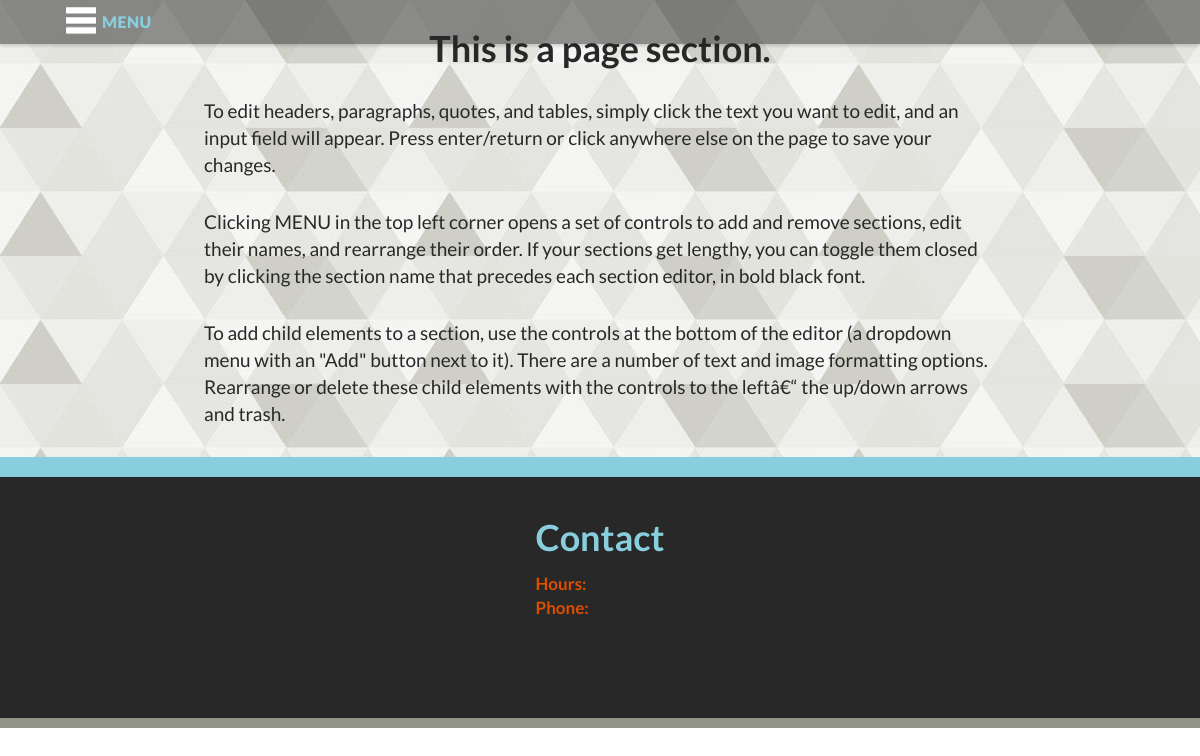
The page / on the database its author committed.
### tables this page shows
CREATE TABLE IF NOT EXISTS `tblBlockElements` (
  `pkBlockElementID` int(11) NOT NULL,
  `fkBlock` int(5) NOT NULL,
  `fkElementType` tinyint(2) NOT NULL,
  `fldPosition` tinyint(3) NOT NULL,
  `fldValue` varchar(5000) DEFAULT 'Value'
);

### global_functions.php (the view, shortened to what this page needs)
<? header("Content-Type: text/html; charset=utf-8");
$mysqli = new mysqli(HOST, USER, PASSWORD, DATABASE);
function retrieveBlockElements($blockElementID,$new){
	global $mysqli,$editingPage,$galleryImageForm,$blueImp;
	$return="";$content="";
$sql=<<<EOT
SELECT pkBlockElementID,fkElementType,fldPosition,fldValue,
fldSelectName,fldHTMLType,fldTypeName,fldContentType
FROM tblBlockElements LEFT JOIN tblBlockElementTypes ON
tblBlockElements.fkElementType=tblBlockElementTypes.pkTypeID
WHERE pkBlockElementID='$blockElementID'
EOT;
	$query=$mysqli->query($sql);
	while($blockElements=mysqli_fetch_array($query)){
		$typeName=$blockElements['fldTypeName'];
		$basicType=$blockElements['fldContentType'];
		$idNumber=$blockElements['pkBlockElementID'];
		$htmlType=$blockElements['fldHTMLType'];
		$type=$blockElements['fkElementType'];
		$HTMLID=$typeName.$idNumber;
		$class=$blockElements['fldSelectName'];
		$value=$blockElements['fldValue'];
		$childCount=0;
	}
	if($basicType<=2){
		$content.=$value;
		$editNode=simpleTextEditor($HTMLID,$basicType,$typeName,$value);
	}
	if(in_array($basicType,array(3,4))){
		$returnImages=retrieveImages($blockElementID,$editingPage,$HTMLID,$type);
		$content.=$returnImages[0];
		$childCount=$returnImages[1];
	}
	if($type==6 && $editingPage!==true){$return.=blueimpPlayer($idNumber);}
	$return.=editOnly(editNodeOpen($idNumber,$class,$basicType));
	if($basicType==6){$return.=$iframe;}
	else{$return.=blockElementHTMLWrap($htmlType,$typeName,$HTMLID,$childCount,$content);}
	if($basicType<=2){$return.=editOnly($editNode);}
	$return.=editOnly(editNodeClose());
	if(($type==6) && ($editingPage!==true)){$return.=blueimpJS($idNumber);}
	return $return;
}
function retrieveBlocks($editBoolean){
	global $mysqli;
	$sql="SELECT pkPageBlockID,fldPageName,fldPageLink,fldNavRank ";
	$sql.="FROM tblPageBlocks ";
	$sql.="ORDER BY fldNavRank ASC";
	$returnBlocks=$mysqli->query($sql);
	while($blocks=mysqli_fetch_array($returnBlocks)){
		$blockID=$blocks['pkPageBlockID'];
		print "\t".'<div class="pageBlock" id="block'.$blocks['pkPageBlockID'].'">'."\n";
			print "\t\t".'<ul class="childElementContainer" id="'.$blocks['fldPageLink'].'">'."\n";
			$sql2="SELECT pkBlockElementID FROM tblBlockElements ";
			$sql2.="WHERE fkBlock='".$blockID."' ";
			$sql2.="ORDER BY fkBlock, fldPosition ASC ";
			$returnBlockElements=$mysqli->query($sql2);
			while($blockElements=mysqli_fetch_array($returnBlockElements)){
				print retrieveBlockElements($blockElements['pkBlockElementID'],false);
			}
			print "\t\t".'</ul>'."\n";
		print "\t".'</div>'."\n\n";
	}
}
function blockElementHTMLWrap($htmlType,$elementTypeName,$elementID,$childCount,$content){
if($childCount<1){$class=$elementTypeName;}
$openTag=<<<EOT
<$htmlType class="$class" id="$elementID">
EOT;
$closeTag=<<<EOT
</$htmlType>
EOT;
return $openTag.$content.$closeTag;
}
function editNodeOpen($elementIDNum,$class,$basicType){
if($basicType<=2){$textClass=" text";}
$editNodeOpen=<<<EOT
<li class="editingNode${textClass}" id="editingNode${elementIDNum}" value="${elementIDNum}">
	<div class="nodeRank">
		<button class="deleteNode" onClick="deleteElement('blockElement','$elementIDNum','editingNode${elementIDNum}')"><img src="img/icons/trash.png"></button>
		<img class="dragHandle" src="img/icons/sort.png">
	</div>
	<div class="editor">
EOT;
if($basicType>2){$editNodeOpen.='<h3 class="htmlType">'.$class.'</h3>';}
return $editNodeOpen;
}
function editNodeClose(){
$editNodeClose=<<<EOT
	</div>
	</li>
EOT;
return $editNodeClose;
}
function dropzoneForm($blockElementID){
$form=<<<EOT
	<div class="galleryImageEdit" id="new${blockElementID}">
		<form id="upload${blockElementID}" action="js/AJAX.php" class="dropzone">
			<input type="hidden" name="blockID" value="$blockElementID">
			<input type="hidden" name="dropGo" value="1">
		</form>
	</div>
EOT;
return $form;
}
function simpleTextEditor($id,$basicType,$elementType,$value){
	switch($basicType){
		case "1":
		$editor='<input class="cms '.$elementType.'Edit" id="edit'.$id.'" value="'.$value.'">';
		break;
		case "2":
		$editor='<textarea class="cms '.$elementType.'Edit" id="edit'.$id.'">'.$value.'</textarea>';
		break;
	}
	return $editor;
}
function retrieveImages($blockElementID,$editingPage,$HTMLID,$type){
	global $mysqli;$content="";
	$imageQuery="SELECT fkImageID AS ImageID,fldImageName AS ImageName ";
	$imageQuery.="FROM tblGalleryBlocks ";
	$imageQuery.="LEFT JOIN tblImages ON tblGalleryBlocks.fkImageID=tblImages.pkImageID ";
	$imageQuery.="WHERE fkBlockElementID='".$blockElementID."' ORDER BY fldRank ASC ";
	$query=$mysqli->query($imageQuery);
	$childCount=$query->num_rows;$childNumber=1;
	$content.=editOnly(dropzoneForm($blockElementID));
	return array($content,$childCount);
}
function blueimpPlayer($blockElementID){
$blueimpPlayer='<div id="galleryLinks'.$blockElementID.'player" class="blueimp-gallery">';
$blueimpPlayer.= <<< FOOBAR
	<div class="slides"></div>
	<a class="prev">‹</a>
	<a class="next">›</a>
	<ol class="indicator"></ol>
	<div class="modal fade">
		<div class="modal-dialog">
			<div class="modal-content">
				<div class="modal-header">
					<button type="button" class="close" aria-hidden="true">X</button>
				</div>
				<div class="modal-body next"></div>
				<div class="modal-footer">
					<button type="button" class="btn btn-default pull-left prev">
						<i class="glyphicon glyphicon-chevron-left"></i>Previous
					</button>
					<button type="button" class="btn btn-primary next">Next
						<i class="glyphicon glyphicon-chevron-right"></i>
					</button>
				</div>
			</div>
		</div>
	</div>
</div>
FOOBAR;
return $blueimpPlayer;
}
function blueimpJS($elementID){
$blueimpJS=<<<EOT
<script>
document.getElementById('galleryLinks${elementID}').onclick=function(event){
	event = event || window.event;
	var target = event.target || event.srcElement,
		link = target.src ? target.parentNode : target,
		options = {index:link,event:event},
		links = this.getElementsByTagName('a');
	blueimp.Gallery(links, options);
};
</script>
EOT;
return $blueimpJS;
}
?>

### css/primary.css (style rules this page uses)
body,html,#htmlWrapper,#navWrapper,#contentWrapper,.homepageNavTileText { width:100%;margin:0;color: #282828;font-weight: 300;line-height: 22px;font-size: 17px;font-family:'lato',sans-serif; }
ul { -webkit-margin-before: 0; }
.pageBlock { padding-bottom:20px; }
.pageBlock:last-of-type { padding-bottom:0; }
.childElementContainer { width:100%;margin:0;padding:0;border-bottom:3px solid black;position:relative;display:block; }
.childElementContainer:last-of-type { border-bottom:none; }
h2 { font-size:36px;line-height:37px;padding-bottom:1.5px; }
.blockHeadline { font-weight:700;color:#282828;font-family:'Lato';text-align:center;padding-top:30px;padding-bottom:15px; }
.blockHeadline,.quote,.blockText { margin:0% auto 1.25% auto; }
.blockHeadline { width:62%; }
.quote,.blockText,ul,ol { width:66%; }
#contentWrapper .blockText { font-size:19px;line-height:27px;margin-bottom:30px;font-weight:400; }

### rows shown on the page
tblblockelements: pkBlockElementID "This is a page section."
tblblockelements: pkBlockElementID "To edit headers, paragraphs, quotes, and tables, simply click the text you want to edit, and an input field will appear. Press enter/return or click anywhere else on the page to save your changes."
tblblockelements: pkBlockElementID "Clicking MENU in the top left corner opens a set of controls to add and remove sections, edit their names, and rearrange their order. If your sections get lengthy, you can toggle them closed by clicking the section name that precedes each section editor, in bold black font."
tblblockelements: pkBlockElementID "To add child elements to a section, use the controls at the bottom of the editor (a dropdown menu with an \"Add\" button next to it). There are a number of text and image formatting options. Rearrange or delete these child elements with the controls to the leftâ€“ the up/down arrows and trash."
